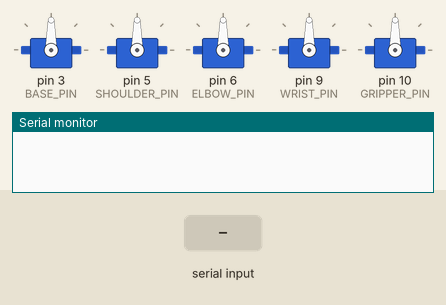
This sketch was run on a simulated Arduino Uno, built with avr-gcc and run on an emulated ATmega328P. Parts: 5 × servo, the last lines printed to the serial monitor. The inputs (shaded band) are chosen by the test bench.

Above: at 0.1 s.
At 2.1 s:
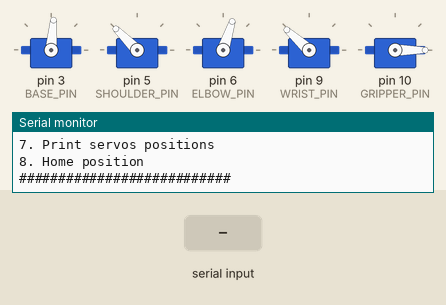
2.2 s: "1" received over Serial
3.7 s: "2" received over Serial
At 5.0 s:
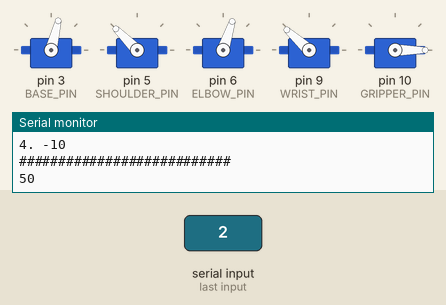
Timing chart, 0 to 6.7 s (numbered marks = the images above; inputs shaded):
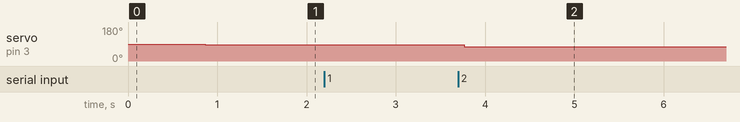

Measured:
- after the input at 3.7 s, servo on pin 3 (BASE_PIN): 85° → 76° after 0.07 s

The sketch:

posSmallRobot.ino
```cpp
#include <Servo.h>

#define ROBOT_GEEK_9G_GRIPPER 1
#define GRIPPER_TYPE ROBOT_GEEK_9G_GRIPPER

// Declare servo objects
Servo BASE_SERVO;        //base servo - RobotGeek Servo
Servo SHOULDER_SERVO;    //shoulder servo - RobotGeek Servo
Servo ELBOW_SERVO;       //elbow servo - RobotGeek Servo
Servo WRIST_SERVO;       //wrist servo - RobotGeek Servo
Servo GRIPPER_SERVO;     //gripper servo - 9g servo

//define  pins
#define BASE_PIN     3
#define SHOULDER_PIN 5
#define ELBOW_PIN    6  //lokot
#define WRIST_PIN    9  //zapjast'e
#define GRIPPER_PIN  10 //connected to Rotation Knob / Potentiometer # 2

#define BASE_MIN       600     //full counterclockwise for RobotGeek 180 degree servo
#define BASE_MAX      2500     //full clockwise for RobotGeek 180 degree servo
#define SHOULDER_MIN   600
#define SHOULDER_MAX  1800
#define ELBOW_MIN      900
#define ELBOW_MAX     2400
#define WRIST_MIN      500
#define WRIST_MAX     1800
#define GRIPPER_MIN    900    //full counterclockwise for 9g servo
#define GRIPPER_MAX   2400

const int Home = 1500;
const int Gripper_Home = 900;

int serv1 = Home;
int serv2 = Home;
int serv3 = Home;
int serv4 = Home;
int serv5 = Gripper_Home;


int curServ1 = 0;
int curMenu = 0;
int incomingByte = 0;


void setup(){

  // Attach servo and set limits
  BASE_SERVO.attach(BASE_PIN, BASE_MIN, BASE_MAX);
  SHOULDER_SERVO.attach(SHOULDER_PIN, SHOULDER_MIN, SHOULDER_MAX);
  ELBOW_SERVO.attach(ELBOW_PIN, ELBOW_MIN, ELBOW_MAX);
  WRIST_SERVO.attach(WRIST_PIN, WRIST_MIN, WRIST_MAX);
  GRIPPER_SERVO.attach(GRIPPER_PIN, GRIPPER_MIN, GRIPPER_MAX);

   Serial.begin(9600);
   delay (500);
   Serial.println("Geek Robot Positioning tool V1. Andrey Teplyakov ");
   Serial.println("###########################");
   Serial.println("Serial Communication Established.");
   mainMenu();
   doHome();

}

void loop(){

  delay(100);


  if (Serial.available() > 0) {

    incomingByte = Serial.read();
    Serial.println(incomingByte);
     if(curMenu == 0)
     {
        switch(incomingByte)
        {
          case '1': curServ1 = 1; Serial.println("Current servos: BASE");incomingByte = 0;curMenu = 1; moveMenu(); break;
          case '2': curServ1 = 2; Serial.println("Current servos: SHOULDER");incomingByte = 0;curMenu = 1;moveMenu();break;
          case '3': curServ1 = 3; Serial.println("Current servos: ELBOW");incomingByte = 0;curMenu = 1;moveMenu();break;
          case '4': curServ1 = 4; Serial.println("Current servos: WRIST");incomingByte = 0;curMenu = 1;moveMenu();break;
          case '5': curServ1 = 5; Serial.println("Current servos: GRIPPER");incomingByte = 0;curMenu = 1;moveMenu();break;
          case '7': printPositions();break;
          case '8': doHome();break;
        }
      }
    }

  if(incomingByte == '0' && curMenu != 0){mainMenu();curServ1=0;incomingByte = 0;curMenu = 0;}

  if(curMenu == 1)
  {
    switch(incomingByte)
    {
      case '1': moveServo(100);incomingByte = 999; break;
    //  case '2': moveServo(50);incomingByte = 999; break;
    //  case '3': moveServo(100);incomingByte = 999; break;
      case '2': moveServo(-100);incomingByte = 999; break;
      case '3': moveServo(10);incomingByte = 999; break;
      case '4': moveServo(-10);incomingByte = 999; break;
   //   case '5': moveServo(-50);incomingByte = 999; break;
   //   case '6': moveServo(-100);incomingByte = 999; break;
    }
  }
}

void mainMenu()
{
  curServ1 = 0;

   Serial.println("###########################");
   Serial.println("Choose the servos: (0 - return to main menu)");
   Serial.println("1. Base");
   Serial.println("2. Shoulder");
   Serial.println("3. Elbow");
   Serial.println("4. Wrist");
   Serial.println("5. Gripper");
   Serial.println("7. Print servos positions");
   Serial.println("8. Home position");
   Serial.println("###########################");
}

void moveMenu()
{
   Serial.println("###########################");
   Serial.println("Choose the moving: (0 - return to main menu)");
   Serial.println("1. +100");
 //  Serial.println("2. +50");
 //  Serial.println("3. +100");
   Serial.println("2. -100");
   Serial.println("3. +10");
   Serial.println("4. -10");
//   Serial.println("5. -50");
 //  Serial.println("6. -100");
   Serial.println("###########################");
}

void moveServo(int m)
{
  switch(curServ1)
  {
    case 1:BASE_SERVO.writeMicroseconds(serv1 + m); delay(10); serv1 += m; break;
    case 2:SHOULDER_SERVO.writeMicroseconds(serv2 + m);delay(10); serv2 += m; break;
    case 3:ELBOW_SERVO.writeMicroseconds(serv3 + m);delay(10); serv3 += m; break;
    case 4:WRIST_SERVO.writeMicroseconds(serv4 + m);delay(10); serv4 += m; break;
    case 5:GRIPPER_SERVO.writeMicroseconds(serv5 + m); delay(10); serv5 += m; break;
  }
}

void printPositions()
{
   Serial.println("########Servos positions####");
   Serial.print("Servo 1: ");Serial.println(serv1);
   Serial.print("Servo 2: ");Serial.println(serv2);
   Serial.print("Servo 3: ");Serial.println(serv3);
   Serial.print("Servo 4: ");Serial.println(serv4);
   Serial.print("Servo 5: ");Serial.println(serv5);
    Serial.print("{ ");
   Serial.print(serv1);
   Serial.print(", ");
   Serial.print(serv2);
   Serial.print(", ");
   Serial.print(serv3);
   Serial.print(", ");
   Serial.print(serv4);
   Serial.print(", ");
   Serial.print(serv5);
   Serial.println(" }");
   Serial.println("###########################");
}

void doHome()
{
   delay(100);
   BASE_SERVO.writeMicroseconds(1500);
   delay(20);
   SHOULDER_SERVO.writeMicroseconds(1500);
   delay(20);
   ELBOW_SERVO.writeMicroseconds(1500);
   delay(20);
   WRIST_SERVO.writeMicroseconds(1500);
   delay(20);
   GRIPPER_SERVO.writeMicroseconds(Gripper_Home);
   delay(20);

   serv1 = Home;
   serv2 = Home;
   serv3 = Home;
   serv4 = Home;
   serv5 = Gripper_Home;

}

void moveServo(Servo servo, int startPosition, int endPosition, int moveDelay)
    {
      if(startPosition < endPosition)
          for(int i = startPosition; i <= endPosition; i++)
              {
                servo.writeMicroseconds(i);
                delay(moveDelay);
                }
      else
      for(int i = startPosition; i >= endPosition; i--)
              {
                servo.writeMicroseconds(i);
                delay(moveDelay);
                }
      }
```
